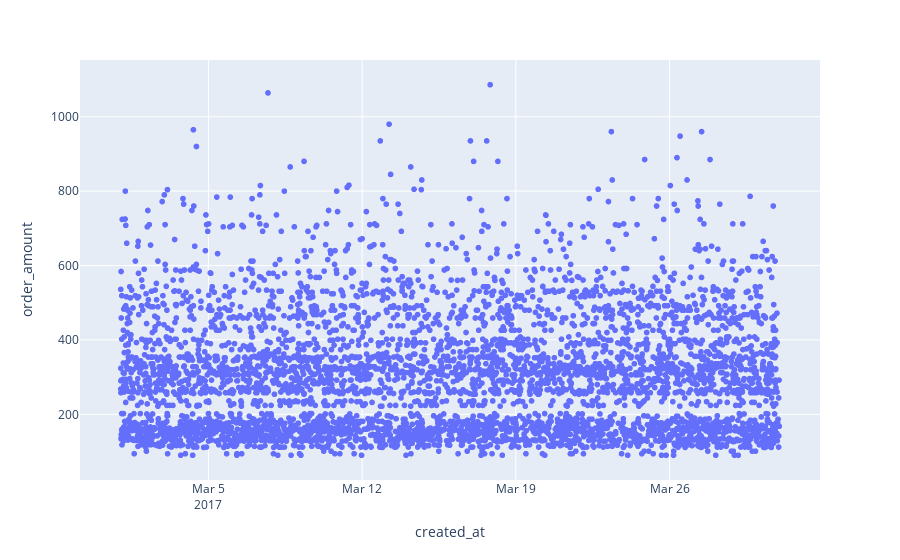
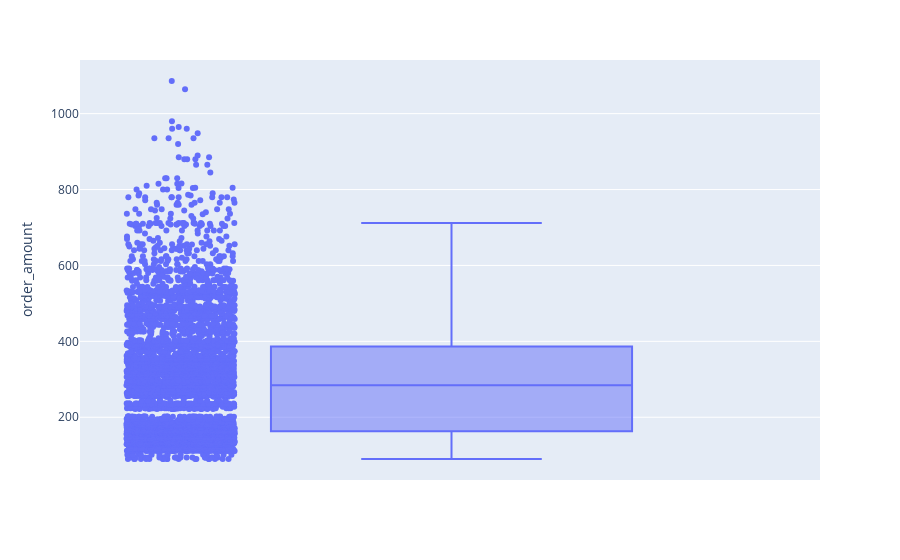

Source (notebook cell) for these figures, in order:
### Markdown cell above
We can analyze all other stores to get a sense of the typical trends

### Code cell
norm_data = exp_data.query("shop_id != 42 and shop_id != 78")

fig2 = px.scatter(norm_data, x = 'created_at', y ='order_amount')
fig2.show()

fig3 = px.box(norm_data, y = 'order_amount', points='all')
fig3.show()

### Figure 1 — Plotly figure (JSON) as saved in the notebook; plotly's stock layout.template omitted (floating-point values rounded to 4 significant figures; data arrays with more than 128 entries replaced by an {"elided": "..."} marker saying what was removed)
{"data": [{"hovertemplate": "created_at=%{x}<br>order_amount=%{y}<extra></extra>", "legendgroup": "", "marker": {"color": "#636efa", "symbol": "circle"}, "mode": "markers", "name": "", "showlegend": false, "type": "scattergl", "x": {"elided": "4903 str values"}, "xaxis": "x", "y": {"elided": "4903 int values"}, "yaxis": "y"}], "layout": {"legend": {"tracegroupgap": 0}, "margin": {"t": 60}, "xaxis": {"anchor": "y", "domain": [0, 1], "title": {"text": "created_at"}}, "yaxis": {"anchor": "x", "domain": [0, 1], "title": {"text": "order_amount"}}}}

### Figure 2 — Plotly figure (JSON) as saved in the notebook; plotly's stock layout.template omitted (floating-point values rounded to 4 significant figures; data arrays with more than 128 entries replaced by an {"elided": "..."} marker saying what was removed)
{"data": [{"alignmentgroup": "True", "boxpoints": "all", "hovertemplate": "order_amount=%{y}<extra></extra>", "legendgroup": "", "marker": {"color": "#636efa"}, "name": "", "notched": false, "offsetgroup": "", "orientation": "v", "showlegend": false, "type": "box", "x0": " ", "xaxis": "x", "y": {"elided": "4903 int values"}, "y0": " ", "yaxis": "y"}], "layout": {"boxmode": "group", "legend": {"tracegroupgap": 0}, "margin": {"t": 60}, "xaxis": {"anchor": "y", "domain": [0, 1]}, "yaxis": {"anchor": "x", "domain": [0, 1], "title": {"text": "order_amount"}}}}
